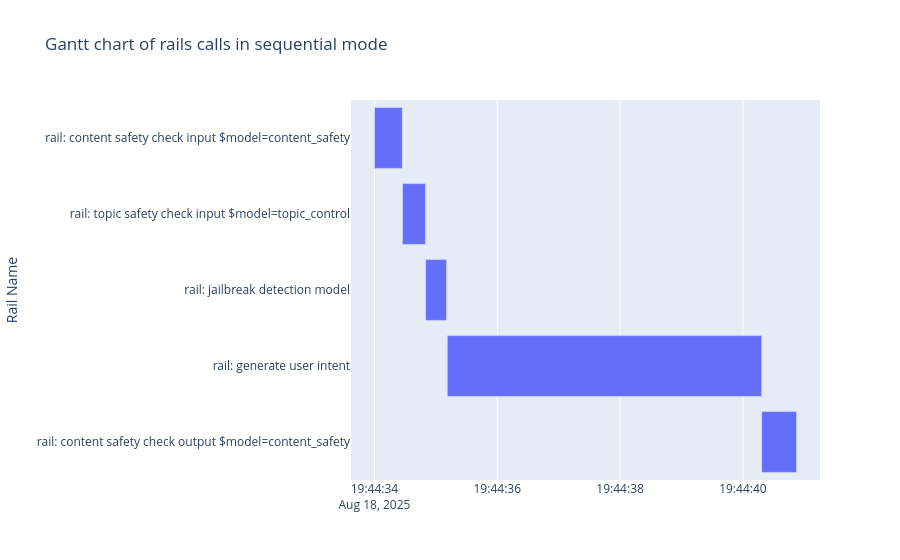

Notebook code for this chart:
### Code cell
# Let's plot a Gantt chart, to show the sequence of when the rails execute

fig = px.timeline(sequential_df.loc[sequential_df['is_rail']], x_start="start_dt", x_end="end_dt", y="name",
                 title="Gantt chart of rails calls in sequential mode",
                 labels={"name": "Rail Name"})
fig.update_yaxes(autorange="reversed")
fig.show()

### Figure 1 — Plotly figure (JSON) as saved in the notebook; plotly's stock layout.template omitted (floating-point values rounded to 4 significant figures)
{"data": [{"base": ["2025-08-18T19:44:34.000000000", "2025-08-18T19:44:34.456108093", "2025-08-18T19:44:34.833581209", "2025-08-18T19:44:35.186180115", "2025-08-18T19:44:40.305336237"], "hovertemplate": "start_dt=%{base}<br>end_dt=%{x}<br>Rail Name=%{y}<extra></extra>", "legendgroup": "", "marker": {"color": "#636efa", "pattern": {"shape": ""}}, "name": "", "orientation": "h", "showlegend": false, "textposition": "auto", "type": "bar", "x": [454, 374, 341, 5119, 568], "xaxis": "x", "y": ["rail: content safety check input $model=content_safety", "rail: topic safety check input $model=topic_control", "rail: jailbreak detection model", "rail: generate user intent", "rail: content safety check output $model=content_safety"], "yaxis": "y"}], "layout": {"barmode": "overlay", "legend": {"tracegroupgap": 0}, "title": {"text": "Gantt chart of rails calls in sequential mode"}, "xaxis": {"anchor": "y", "domain": [0, 1], "type": "date"}, "yaxis": {"anchor": "x", "autorange": "reversed", "domain": [0, 1], "title": {"text": "Rail Name"}}}}
